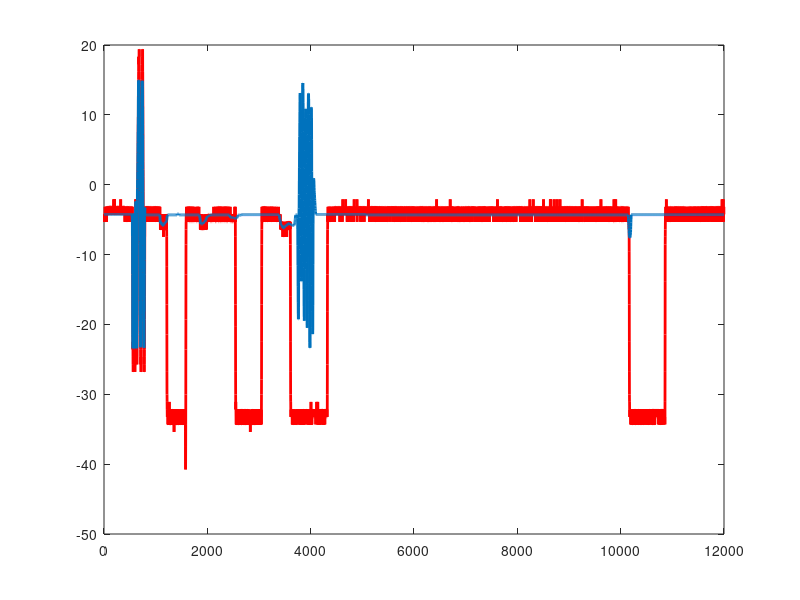
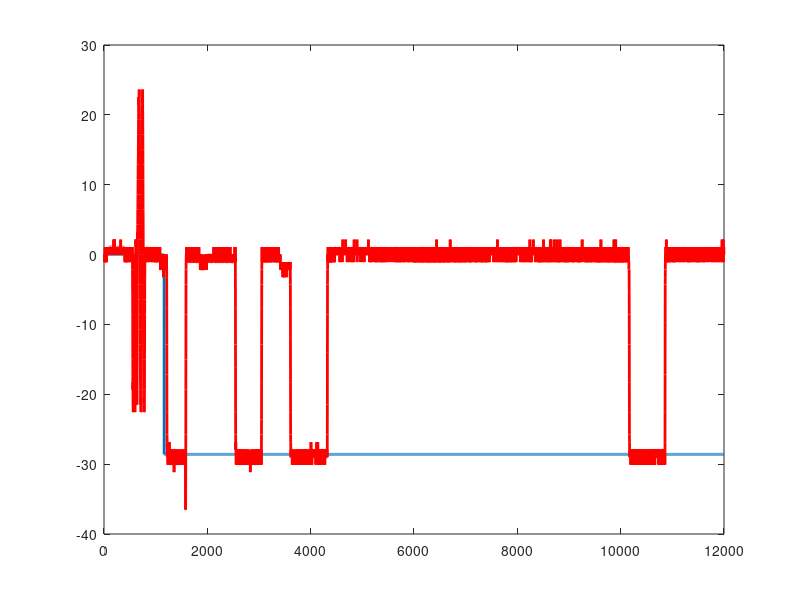

Reproduce these figures in MATLAB, in order.
clear all
close all
clc

load Data.mat
load LiearFit.mat

for i=1:length(Actuator.Elev)
    if(Actuator.Elev(i)==0)
        Ecomm(i)=0;
    else
        Ecomm(i)=((Actuator.Elev(i)/10000000.0)-0.0014727)/0.000016529;
    end
    
    Elevatorms(i)=(Flight_Data.Elevator(i)*0.00057675+0.91439)*0.001;
    Elevatordeg(i)=(Elevatorms(i)-0.001472)/0.000016529;
end
    

figure()
plot(polyval(p,Flight_Data.ADC1),'r','LineWidth',2)
yfitTotal=polyval(p,Flight_Data.ADC1);
hold on
plot(Elevatordeg,'LineWidth',2)

figure()
plot(Ecomm,'LineWidth',2);
hold on
plot(yfitTotal+4.24,'r','LineWidth',2)